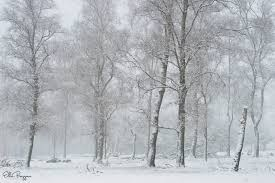
%> input picture experiment2/demo.jpg, 275 x 183 px
$ octave hist_eqal.m   (GNU Octave 9; MATLAB toolbox functions it lacks are replaced by stand-ins)
%> lines starting %> are read from the running program, lines starting %| are printed output that depends on the picture
% =========================================================================
% Histogram Equalization (Manual Implementation)
% -------------------------------------------------------------------------
% Reads an image, converts to grayscale (if needed), computes histogram,
% performs histogram equalization using the CDF method (manual mapping),
% and displays the original image, original histogram, equalized image,
% and equalized histogram with explanatory comments for each plot.
%
% Done By : A.Vijay Teja
% Date: 10 Aug 2025
% =========================================================================


close all;
clc;

% Read image
I = imread("demo.jpg");
%> I is the input picture: size 183x275x3 uint8; mean R, G, B 177.3, 180.6, 185.4

% Convert to grayscale if needed
if size(I,3) == 3
    I = uint8(mean(I, 3));
%> I: size 183x275 uint8
end

[M, N] = size(I);
%> M = 183; N = 275
num_pixels = M * N;
%> num_pixels = 50325

% Flatten image
I_flat = I(:);

% Histogram
histogram = zeros(1, 256);
for i = 1:num_pixels
    histogram(I_flat(i) + 1) = histogram(I_flat(i) + 1) + 1;
end
%> after the loop, histogram = 256 values, max 939 at index 183, min 0 at index 1, mean 196.6

% CDF
cdf = cumsum(histogram);
%> cdf = 256 values from 0 to 50325
cdf_min = min(cdf(cdf > 0));
%> cdf_min = 1

% Equalization mapping
equalized = zeros(1, 256);
for i = 1:256
    equalized(i) = round((cdf(i) - cdf_min) / (num_pixels - cdf_min) * 255);
end
%> after the loop, equalized = 256 values from 0 to 255

% Apply mapping
I_eq_flat = zeros(1, num_pixels);
for i = 1:num_pixels
    I_eq_flat(i) = equalized(I_flat(i) + 1);
end

% Reshape to image
I_eq = reshape(I_eq_flat, M, N);
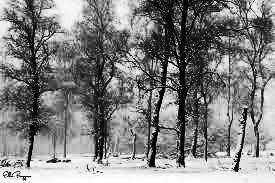
%> I_eq: size 183x275 double; min 0, max 255, mean 129

% Display
figure;

subplot(2,2,1); % Original image
imshow(uint8(I));
title('Original Image'); % shows raw image

subplot(2,2,2); % Histogram before equalization
bar(0:255, histogram);
xlim([0 255]);
title('Original Histogram');

subplot(2,2,3); % Equalized image
imshow(uint8(I_eq));
title('Equalized Image');

subplot(2,2,4); % Histogram after equalization
eq_hist = zeros(1, 256);
for i = 1:num_pixels
    eq_hist(I_eq_flat(i) + 1) = eq_hist(I_eq_flat(i) + 1) + 1;
end
%> after the loop, eq_hist = 256 values, max 939 at index 133, min 0 at index 25, mean 196.6
bar(0:255, eq_hist);
xlim([0 255]);
title('Equalized Histogram');
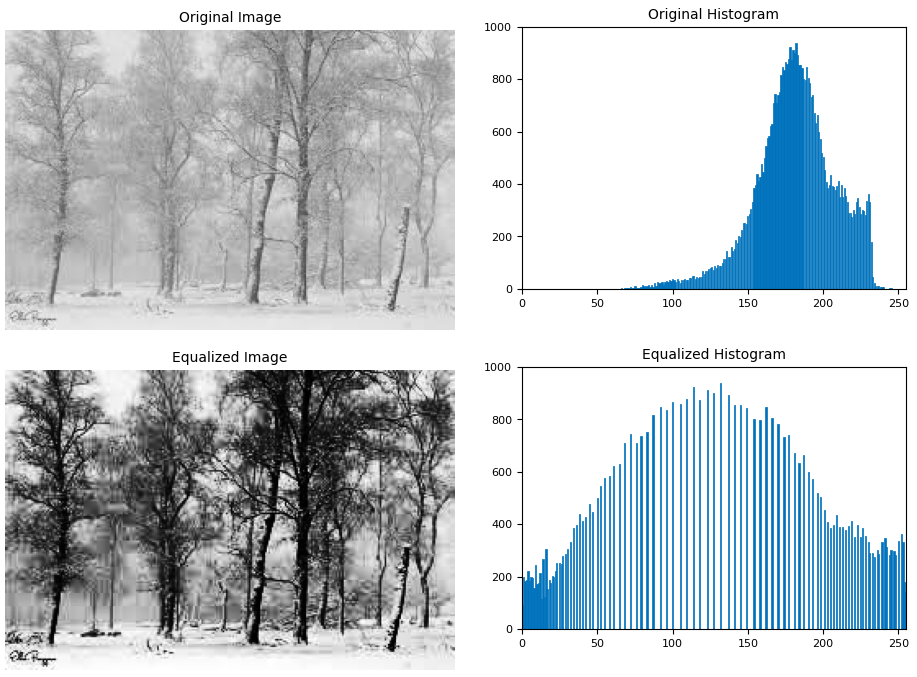
%> figure redrawn from the program's plot data, 4 panels
